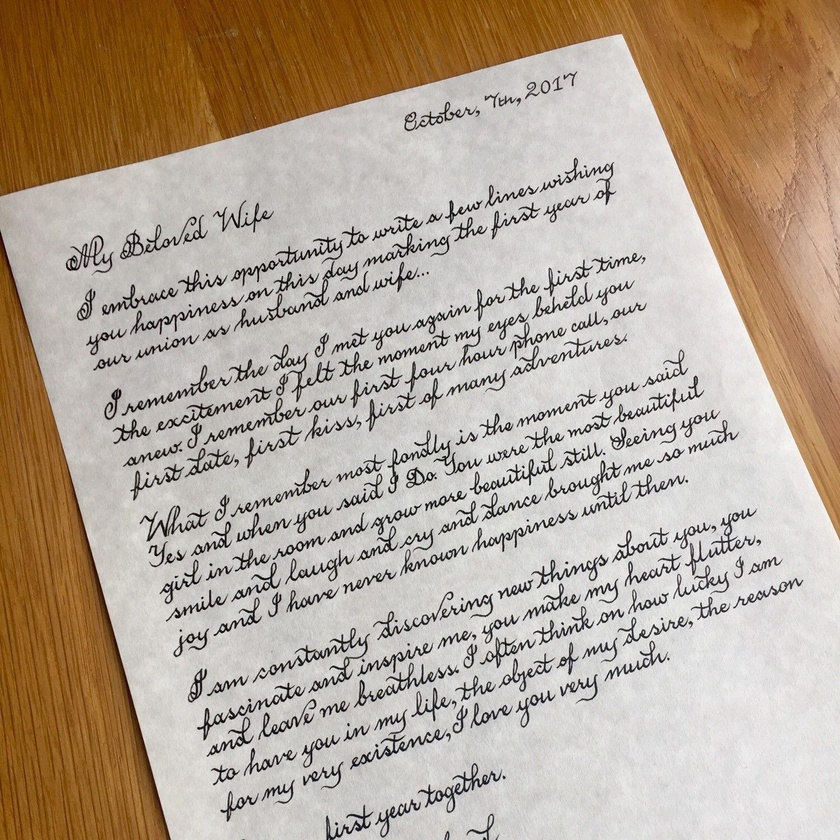
#> input picture data/color/handwritten.jpg, 840 x 840 px, shrunk from 1500 x 1500 before the run
$ python step4_adaptive_threshold.py
#> lines starting #> are read from the running program, lines starting #| are printed output that depends on the picture; after the words box and inside, x2 and y2 are one past the last pixel; in counts of white or black regions, pixels touching at a corner belong together
import os
import cv2

img = cv2.imread(os.path.join('..', 'data', 'color', 'handwritten.jpg'))
#> img is the input picture: shape (840, 840, 3); mean B, G, R 150, 166.2, 181

## convert into gray image
gray = cv2.cvtColor(img, cv2.COLOR_BGR2GRAY)
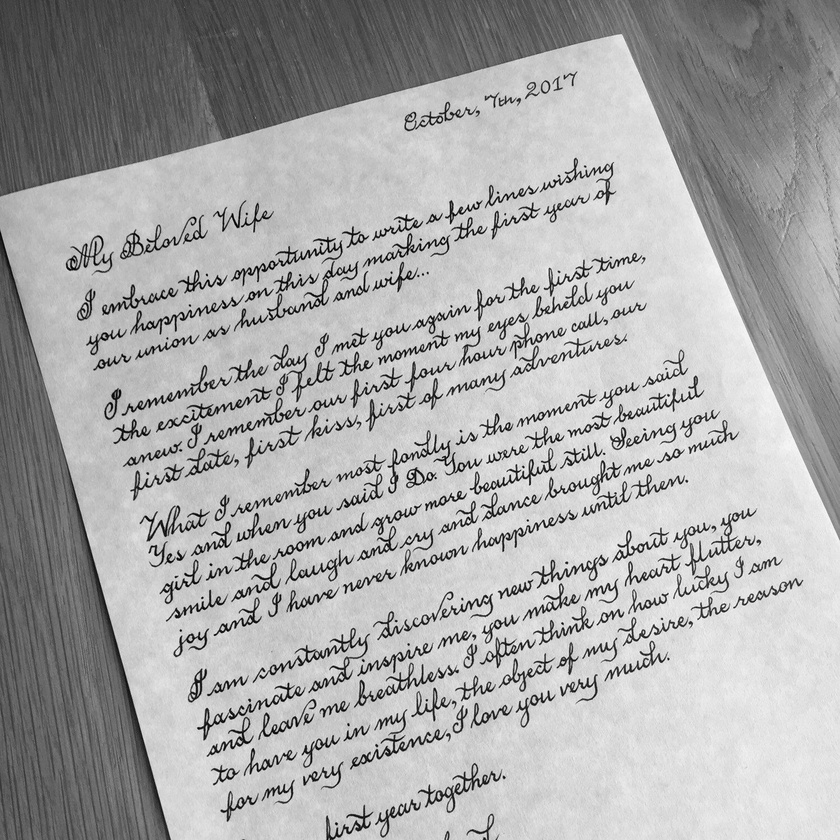
#> gray: shape (840, 840); min 0, max 255, mean 168.8

## apply simple threshold
_, simple_thre = cv2.threshold(gray, 100, 255, cv2.THRESH_BINARY)
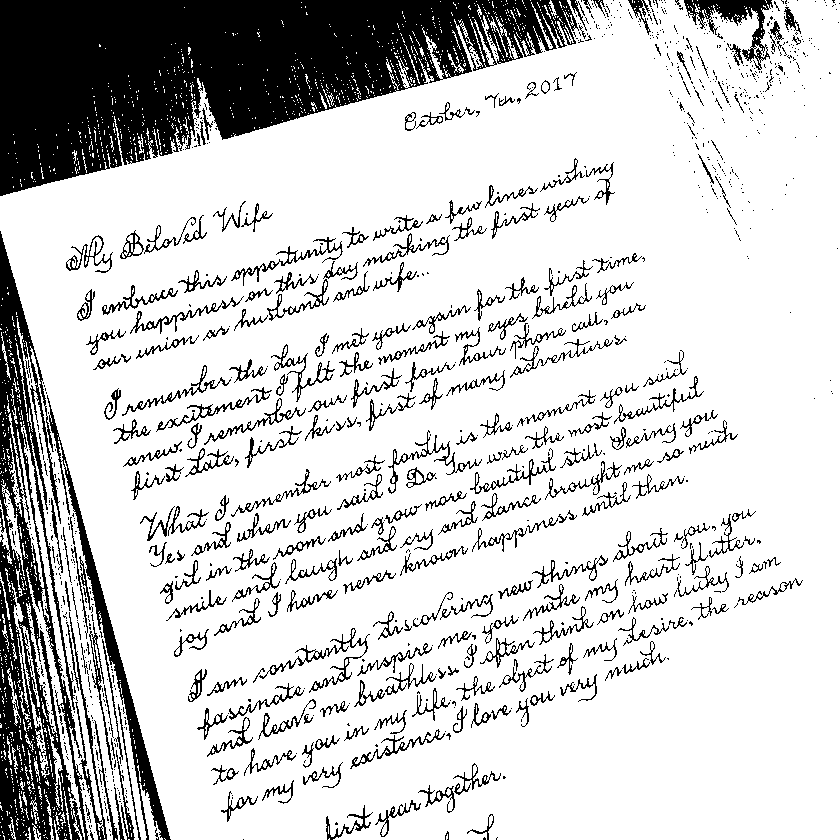
#> simple_thre: shape (840, 840); 80.5% white; 1113 black regions (833 under 20 px), largest, box (x1, y1, x2, y2) and area: (0, 0, 579, 196) 63820, (0, 231, 89, 840) 20331, (47, 395, 171, 840) 4196

## apply adaptive threshold
## cv2.adaptiveThreshold(src, maxval, adaptiveMethod, thresholdType, blockSize, C)
## adaptiveMethod: mean, gaussian
## thresholdType: binary, binary inverse
## blockSize is the size of the neighborhood area to calculate the threshold value,
   # it must be odd number because it is the size of the kernel to calculate the mean or weighted mean
## C: constant to subtract from mean or weighted mean
adaptive_thre = cv2.adaptiveThreshold(gray, 255, cv2.ADAPTIVE_THRESH_MEAN_C, cv2.THRESH_BINARY, 21, 40)
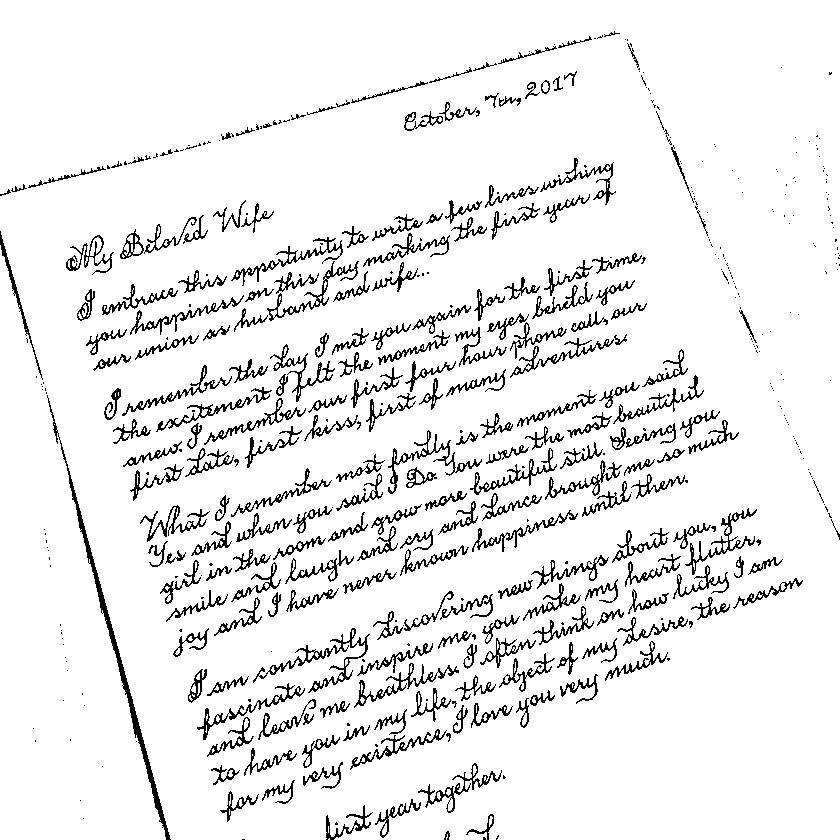
#> adaptive_thre: shape (840, 840); 92.3% white; black in thin lines or dots

cv2.imshow('Original', img)
cv2.imshow('Simple Threshold', simple_thre)
cv2.imshow('Adaptive Threshold', adaptive_thre)
cv2.waitKey(0)
cv2.destroyAllWindows()

$ run again, with data/color/bear.jpg copied over data/color/handwritten.jpg
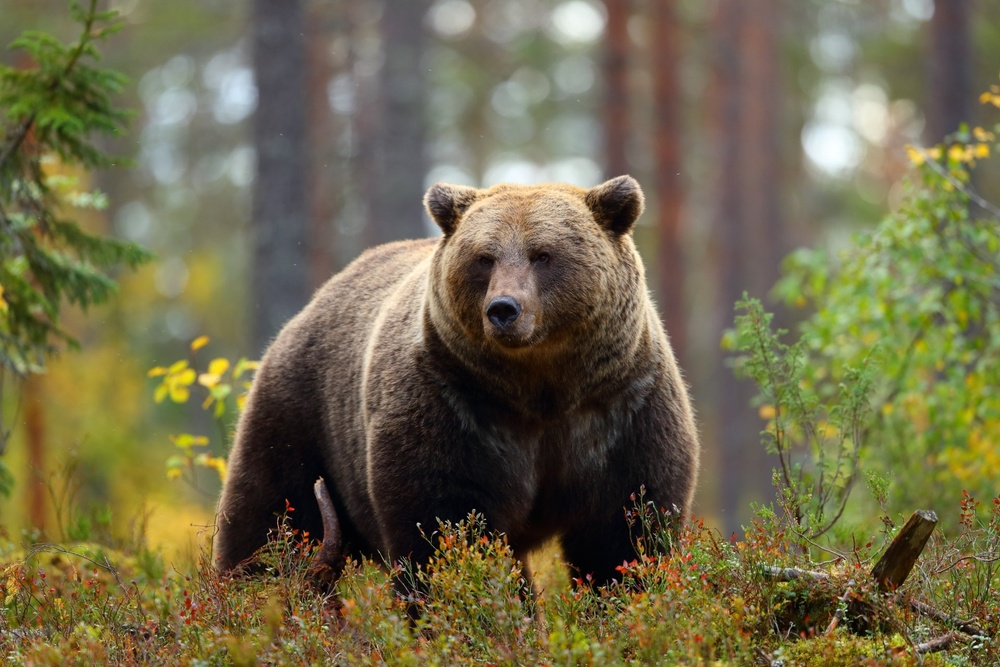
#> input picture data/color/bear.jpg, 1000 x 667 px, shrunk from 1920 x 1280 before the run
#> img is the input picture: shape (667, 1000, 3); mean B, G, R 74.3, 105.3, 111.9
#> `_, simple_thre = cv2.threshold(gray, 100, 255, cv2.THRESH_BINARY)`:
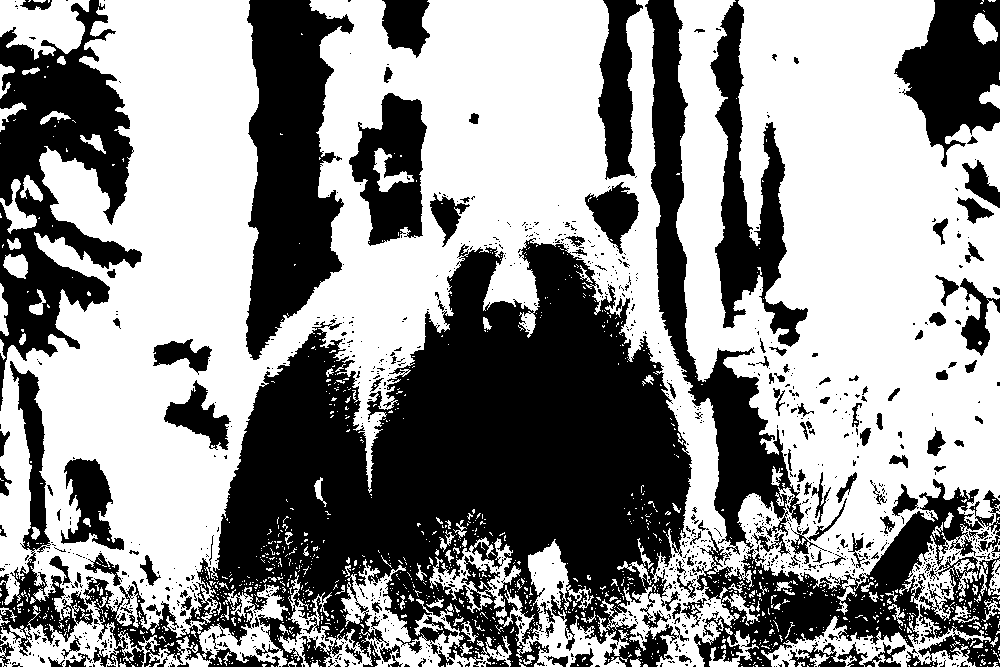
#> simple_thre: shape (667, 1000); 56.9% white; 1122 black regions (962 under 20 px), largest, box (x1, y1, x2, y2) and area: (83, 238, 692, 667) 129271, (0, 0, 142, 411) 25423, (246, 0, 354, 360) 23889
#> `adaptive_thre = cv2.adaptiveThreshold(gray, 255, cv2.ADAPTIVE_THRESH_M..`:
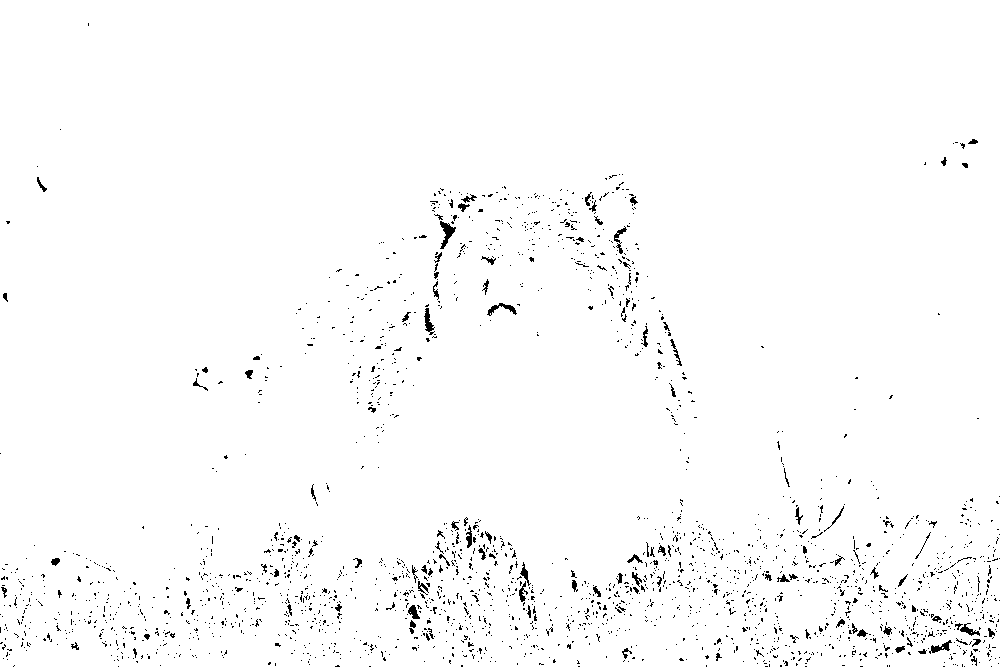
#> adaptive_thre: shape (667, 1000); 98.3% white; black in thin lines or dots

$ run again, with data/color/bird.jpg copied over data/color/handwritten.jpg
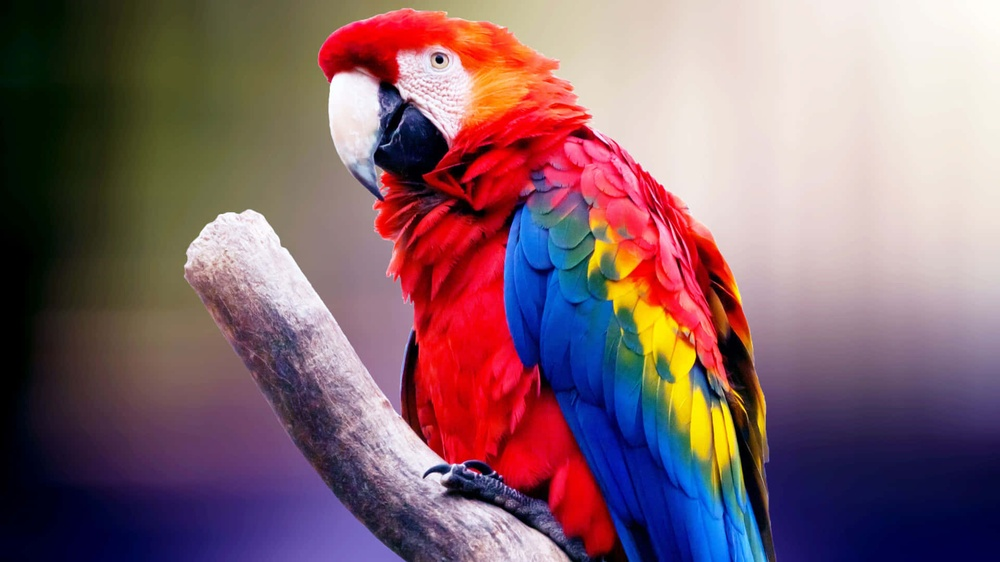
#> input picture data/color/bird.jpg, 1000 x 562 px, shrunk from 1920 x 1080 before the run
#> img is the input picture: shape (562, 1000, 3); mean B, G, R 109.3, 100, 131.2
#> `_, simple_thre = cv2.threshold(gray, 100, 255, cv2.THRESH_BINARY)`:
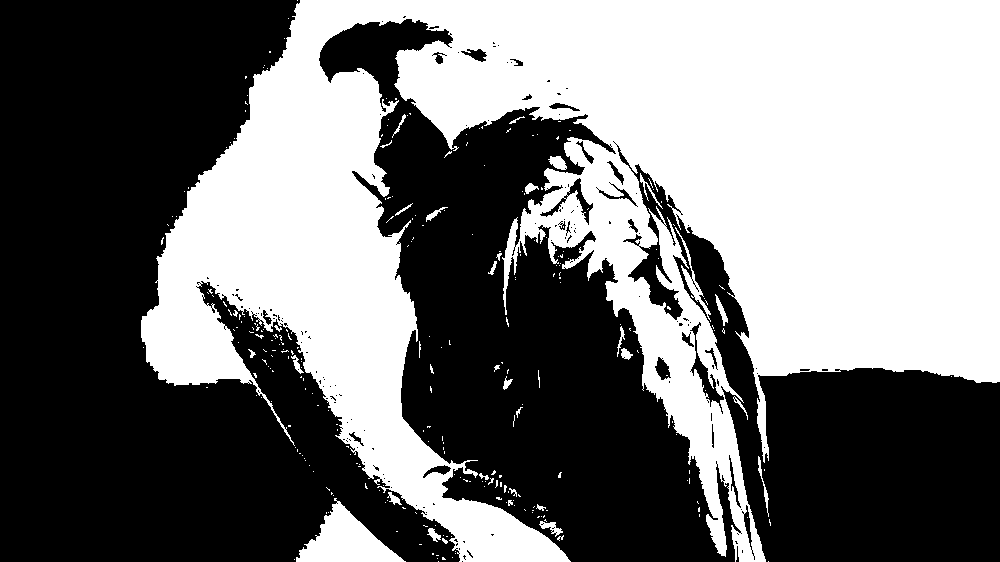
#> simple_thre: shape (562, 1000); 46.2% white; 284 white regions (249 under 20 px), largest, box (x1, y1, x2, y2) and area: (141, 0, 1000, 562) 252956, (296, 498, 406, 562) 3291, (675, 227, 711, 322) 439
#> `adaptive_thre = cv2.adaptiveThreshold(gray, 255, cv2.ADAPTIVE_THRESH_M..`:
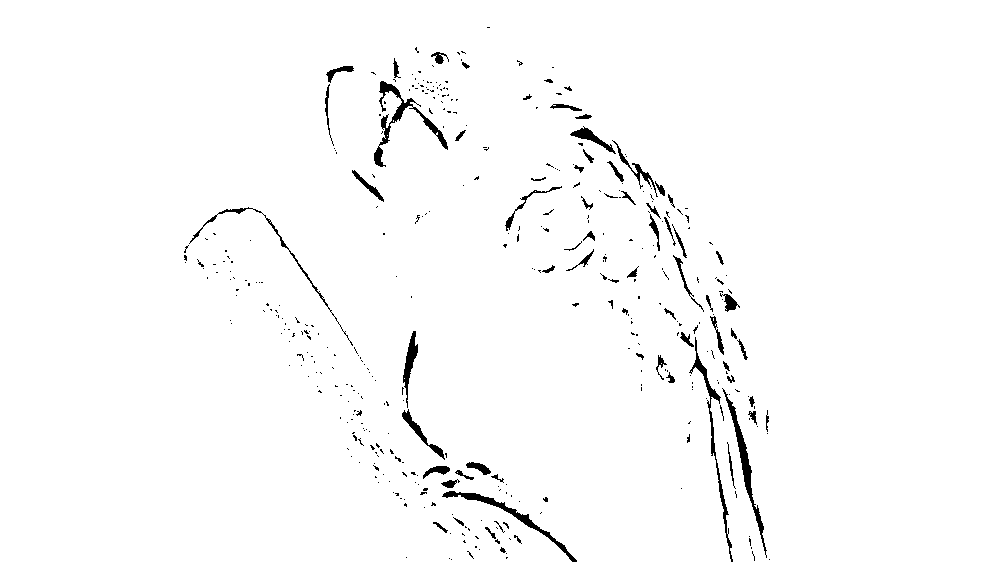
#> adaptive_thre: shape (562, 1000); 98.1% white; 403 black regions (330 under 20 px), largest, box (x1, y1, x2, y2) and area: (374, 81, 448, 167) 986, (722, 388, 767, 558) 850, (442, 491, 577, 562) 796
